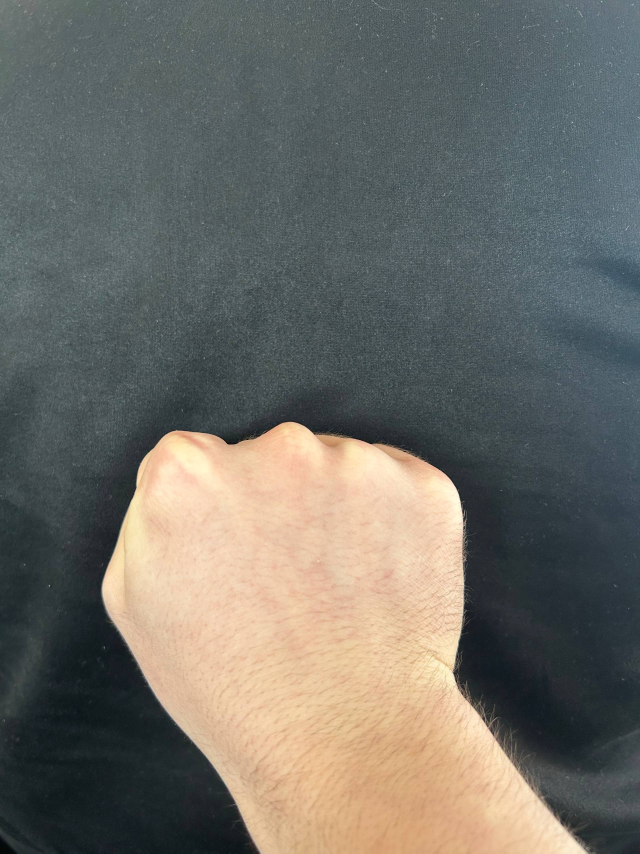
#> input picture seminars/seminar_06/data/fing0.jpg, 1920 x 2560 px (shown at 1/3 size)
$ jupyter execute --allow-errors Seminar_6.ipynb   (older library calls are emulated)
#> lines starting #> are read from the running program, lines starting #| are printed output that depends on the picture; after the words box and inside, x2 and y2 are one past the last pixel; in counts of white or black regions, pixels touching at a corner belong together
# Семинар 6 - Классические алгоритмы сегментации изображения и обнаружения объектов

**Данный семинар содержит ДЗ**

***

[cell 1]
import random as rng

import cv2
import numpy as np
import matplotlib.pyplot as plt

rng.seed(12345)

[cell 2]
# !mkdir -p data
# !wget https://github.com/opencv/opencv/raw/4.x/samples/data/cards.png -O data/cards.png

# Image Segmentation with Distance Transform and Watershed Algorithm

Источник - https://docs.opencv.org/3.4/d2/dbd/tutorial_distance_transform.html

В этом семинаре вы узнаете, как:

- Использовать `cv2.filter2D`, чтобы выполнить фильтрацию Лапласа для повышения резкости изображения.
- Использовать `cv2.distanceTransform`, чтобы получить производное представление двоичного изображения, где значение каждого пикселя заменяется его расстоянием до ближайшего пикселя фона.
- Использовать `cv2.watershed`, чтобы изолировать объекты на изображении от фона.

#> (a cell that did not finish here is left out)

#> (a cell that did not finish here is left out)

[cell 5]
# Create a kernel that we will use to sharpen our image
# an approximation of second derivative, a quite strong kernel
kernel = np.array(
    [[  1,  1,  1],
     [  1, -8,  1],
     [  1,  1,  1]], dtype=np.float32)
#> kernel = [[1, 1, 1], [1, -8, 1], [1, 1, 1]]
# do the laplacian filtering as it is
# well, we need to convert everything in something more deeper then CV_8U
# because the kernel has some negative values,
# and we can expect in general to have a Laplacian image with negative values
# BUT a 8bits unsigned int (the one we are working with) can contain values from 0 to 255
# so the possible negative number will be truncated
#> (the rest of this cell did not finish here and is left out)

### Бинаризация изображения

#> (a cell that did not finish here is left out)

### Distance transform

#> (a cell that did not finish here is left out)

#> (a cell that did not finish here is left out)

#> (a cell that did not finish here is left out)

### Алгоритм Watershed

#> (a cell that did not finish here is left out)

#> (a cell that did not finish here is left out)

# Домашнее задание: подсчет количества пальцев

**Это оцениваемое ДЗ**

Вам предлагается реализовать алгоритм, подсчитывающий количество пальцев.

Один из возможных вариантов решения:
- Получить бинаризованное изображение и найти контур руки;
- Построить выпуклый контур функцией `cv2.convexHull` - https://docs.opencv.org/3.4/d7/d1d/tutorial_hull.html
- Найти дефекты выпуклости контура функцией [`cv2.convexityDefects`](https://docs.opencv.org/3.4/d3/dc0/group__imgproc__shape.html#gada4437098113fd8683c932e0567f47ba)
- После некоторой фильтрации дефектов, их число будет напрямую коррелировать с числом пальцев.

**Требования:**
1. Продемонстрируйте работоспособность алгоритма на любом числе пальцев (от 0 до 5).
2. Используйте фото своей руки для демонстрации (предложенное фото лишь для отладки).

[cell 12]
def count_fingers(image):
    gray = cv2.GaussianBlur(cv2.cvtColor(image, cv2.COLOR_RGB2GRAY), (7, 7), 0)
    _, mask = cv2.threshold(gray, 0, 255, cv2.THRESH_BINARY + cv2.THRESH_OTSU)
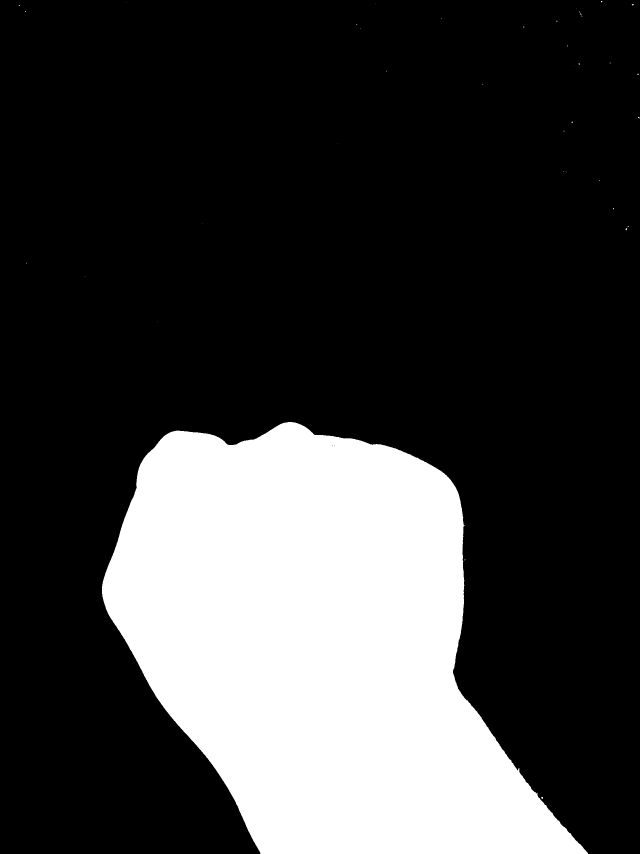
#> mask: shape (2560, 1920) (shown at 1/3 size); 24.5% white; 40 white regions (38 under 20 px), largest, box (x1, y1, x2, y2) and area: (306, 1266, 1764, 2560) 1203044, (1623, 2391, 1629, 2397) 25
    if gray[mask > 0].mean() < gray[mask == 0].mean():
        mask = cv2.bitwise_not(mask)
    mask = cv2.morphologyEx(mask, cv2.MORPH_OPEN, np.ones((5, 5), np.uint8))
#> mask: shape (2560, 1920); 24.5% white; 1 white region, box (x1, y1, x2, y2) and area: (306, 1266, 1762, 2560) 1202973
    contour = max(cv2.findContours(mask, cv2.RETR_EXTERNAL, cv2.CHAIN_APPROX_SIMPLE)[0], key=cv2.contourArea)
#> contour = contour of 1704 points, box (x1, y1, x2, y2) (306, 1266, 1762, 2560), area 1200850
    hull_idx = cv2.convexHull(contour, returnPoints=False)
#> hull_idx = 57 values, max 1703 at index 0, min 0 at index 56, mean 844.4
    hull = cv2.convexHull(contour)
#> hull = contour of 57 points, box (x1, y1, x2, y2) (306, 1266, 1762, 2560), area 1336356
    defects = cv2.convexityDefects(contour, hull_idx)
#> defects = 52 rows, first 6: [0, 162, 105, 14382], [162, 166, 165, 222], [166, 170, 167, 162], [170, 180, 171, 114], [180, 184, 181, 176], [184, 186, 185, 154]
    vis, count = image.copy(), 0
#> count = 0
    cv2.drawContours(vis, [contour], -1, (0, 255, 0), 2)
    cv2.drawContours(vis, [hull], -1, (255, 255, 0), 2)
    if defects is not None:
        for s, e, f, d in defects[:, 0]:
            a, b, c = contour[s, 0], contour[e, 0], contour[f, 0]
            ac, bc, ab = np.linalg.norm(a - c), np.linalg.norm(b - c), np.linalg.norm(a - b)
            angle = np.degrees(np.arccos(np.clip((ac**2 + bc**2 - ab**2) / (2 * ac * bc), -1, 1)))
            if angle < 90 and d > 20 * 256 and c[1] < 0.8 * image.shape[0]:
                count += 1
                cv2.circle(vis, tuple(c), 7, (255, 0, 255), -1)
                cv2.line(vis, tuple(a), tuple(c), (0, 255, 255), 2)
                cv2.line(vis, tuple(b), tuple(c), (0, 255, 255), 2)
#> this loop made 52 passes
#> (s, e, f, d, a, b, c, ac) on passes 1 to 10: (0, 162, 105, 14382, [864, 1266], [527, 1292], [700, 1335], 177.9), (162, 166, 165, 222, [527, 1292], [518, 1294], [522, 1294], 5.39), (166, 170, 167, 162, [518, 1294], [512, 1296], [517, 1295], 1.41), (170, 180, 171, 114, [512, 1296], [502, 1301], [511, 1297], 1.41), (180, 184, 181, 176, [502, 1301], [497, 1304], [500, 1303], 2.83), (184, 186, 185, 154, [497, 1304], [493, 1307], [494, 1307], 4.24), (187, 205, 198, 811, [480, 1320], [442, 1361], [463, 1343], 28.6), (205, 207, 206, 167, [442, 1361], [436, 1368], [442, 1362], 1), (207, 209, 208, 154, [436, 1368], [433, 1372], [436, 1369], 1), (209, 213, 210, 142, [433, 1372], [429, 1378], [433, 1373], 1)
#> after the loop, count = 0
    if count == 0:
        _, _, w, h = cv2.boundingRect(contour)
#> w = 1456; h = 1294
        return mask, vis, int(h / w > 1.35)
    return mask, vis, min(count + 1, 5)

[cell 13]
img = cv2.cvtColor(cv2.imread("data/fing0.jpg"), cv2.COLOR_BGR2RGB)
mask, vis, n_fingers = count_fingers(img)
#> n_fingers = 0

fig, axes = plt.subplots(1, 3, figsize=(15, 5))
axes[0].imshow(img)
axes[0].set_title("Исходное изображение")
axes[1].imshow(mask, cmap="gray")
axes[1].set_title("Бинарная маска")
axes[2].imshow(vis)
axes[2].set_title(f"Найдено пальцев: {n_fingers}")
for ax in axes:
    ax.axis("off")
plt.tight_layout()
print("Количество пальцев:", n_fingers)
#| Количество пальцев: 0

[cell 14]
img = cv2.cvtColor(cv2.imread("data/fing1.jpg"), cv2.COLOR_BGR2RGB)
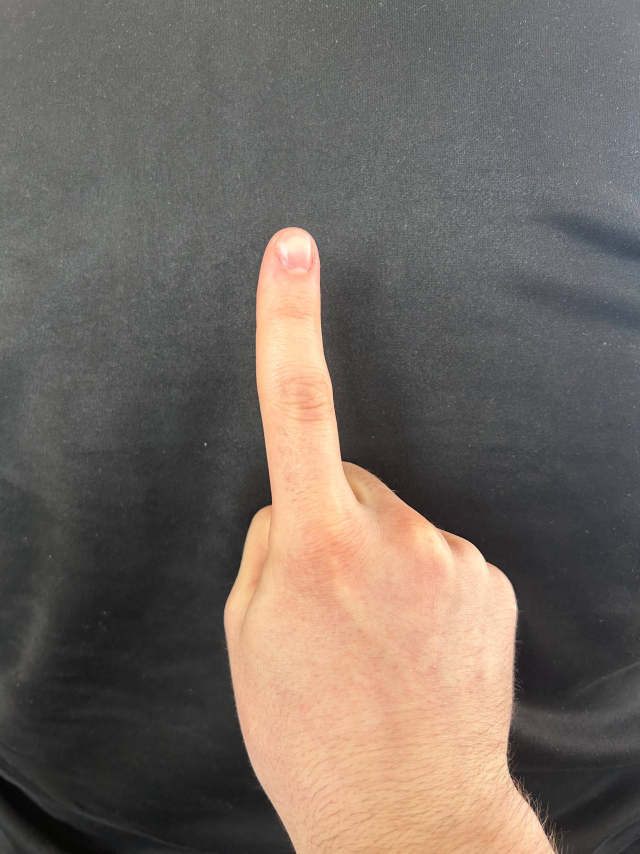
#> input picture seminars/seminar_06/data/fing1.jpg, 1920 x 2560 px (shown at 1/3 size)
mask, vis, n_fingers = count_fingers(img)
#> in count_fingers (call 2), `_, mask = cv2.threshold(gray, 0, 255, cv2.THRESH_BINARY + cv2.THRESH_O..`:
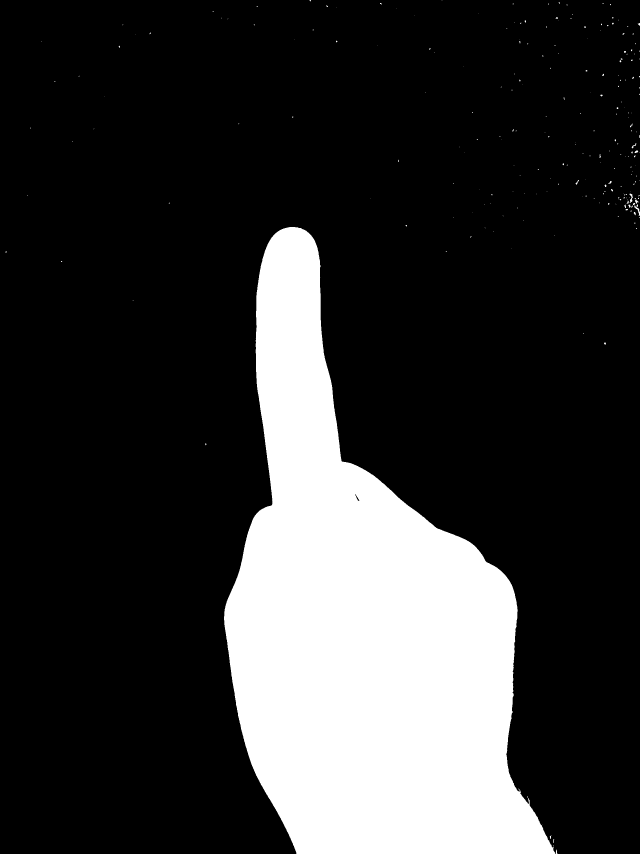
#> mask: shape (2560, 1920) (shown at 1/3 size); 20.3% white; 233 white regions (201 under 20 px), largest, box (x1, y1, x2, y2) and area: (672, 681, 1666, 2560) 994386, (1903, 613, 1920, 647) 166, (1888, 581, 1899, 609) 135
#> in count_fingers (call 2), `mask = cv2.morphologyEx(mask, cv2.MORPH_OPEN, np.ones((5, 5), np.uint8))`: mask: shape (2560, 1920); 20.2% white; 5 white regions, box (x1, y1, x2, y2) and area: (672, 681, 1665, 2560) 994268, (1916, 635, 1920, 647) 41, (1890, 598, 1896, 605) 40, (1907, 452, 1913, 458) 34, (1916, 70, 1920, 76) 23
#> in count_fingers (call 2), `contour = max(cv2.findContours(mask, cv2.RETR_EXTERNAL, cv2.CHAIN_APPR..`: contour = contour of 1646 points, box (x1, y1, x2, y2) (672, 681, 1665, 2560), area 991931
#> in count_fingers (call 2), `hull_idx = cv2.convexHull(contour, returnPoints=False)`: hull_idx = 55 values, max 1645 at index 0, min 0 at index 54, mean 601.6
#> in count_fingers (call 2), `hull = cv2.convexHull(contour)`: hull = contour of 55 points, box (x1, y1, x2, y2) (672, 681, 1665, 2560), area 1220149
#> in count_fingers (call 2), `defects = cv2.convexityDefects(contour, hull_idx)`: defects = 49 rows, first 6: [0, 2, 1, 201], [2, 8, 3, 186], [8, 12, 11, 190], [12, 20, 13, 114], [20, 24, 21, 142], [24, 26, 25, 154]
#> the loop in count_fingers (call 2), `for s, e, f, d in defects[:, 0]:` made 49 passes
#> (s, e, f, d, a, b, c, ac) on passes 1 to 11: (0, 2, 1, 201, [868, 681], [863, 682], [867, 682], 1.41), (2, 8, 3, 186, [863, 682], [851, 685], [862, 683], 1.41), (8, 12, 11, 190, [851, 685], [846, 687], [848, 687], 3.61), (12, 20, 13, 114, [846, 687], [838, 691], [845, 688], 1.41), (20, 24, 21, 142, [838, 691], [832, 695], [836, 693], 2.83), (24, 26, 25, 154, [832, 695], [828, 698], [829, 698], 4.24), (27, 29, 28, 164, [819, 707], [814, 713], [819, 708], 1), (29, 31, 30, 142, [814, 713], [812, 716], [814, 714], 1), (31, 39, 34, 176, [812, 716], [806, 726], [811, 719], 3.16), (39, 45, 40, 229, [806, 726], [802, 734], [806, 728], 2), (45, 51, 46, 202, [802, 734], [799, 741], [802, 736], 2)
#> (s, e, f, d) on passes 48 to 49: (1639, 1643, 1640, 333), (1643, 1645, 1644, 222)

fig, axes = plt.subplots(1, 3, figsize=(15, 5))
axes[0].imshow(img)
axes[0].set_title("Исходное изображение")
axes[1].imshow(mask, cmap="gray")
axes[1].set_title("Бинарная маска")
axes[2].imshow(vis)
axes[2].set_title(f"Найдено пальцев: {n_fingers}")
for ax in axes:
    ax.axis("off")
plt.tight_layout()
print("Количество пальцев:", n_fingers)
#| Количество пальцев: 1

[cell 15]
img = cv2.cvtColor(cv2.imread("data/fing2.jpg"), cv2.COLOR_BGR2RGB)
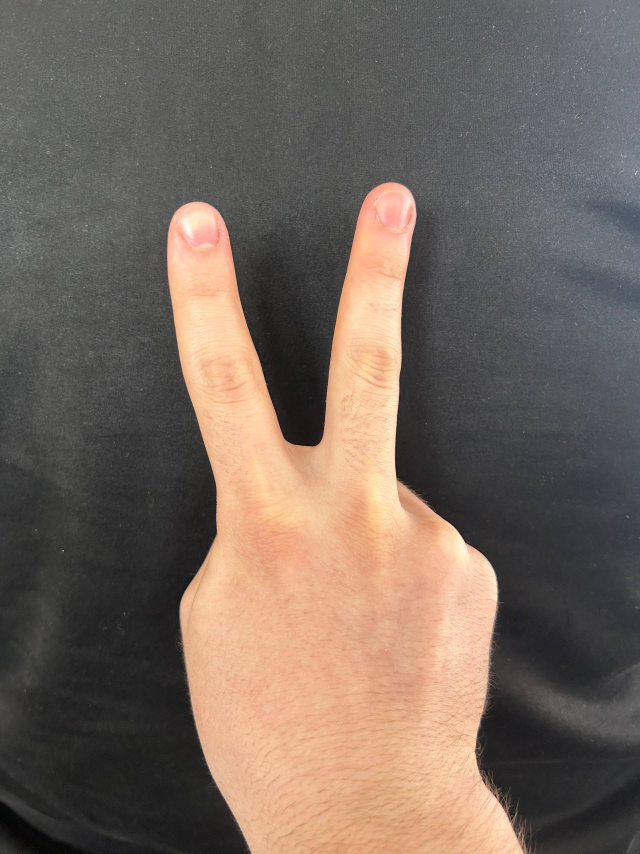
#> input picture seminars/seminar_06/data/fing2.jpg, 1920 x 2560 px (shown at 1/3 size)
mask, vis, n_fingers = count_fingers(img)
#> in count_fingers (call 3), `_, mask = cv2.threshold(gray, 0, 255, cv2.THRESH_BINARY + cv2.THRESH_O..`:
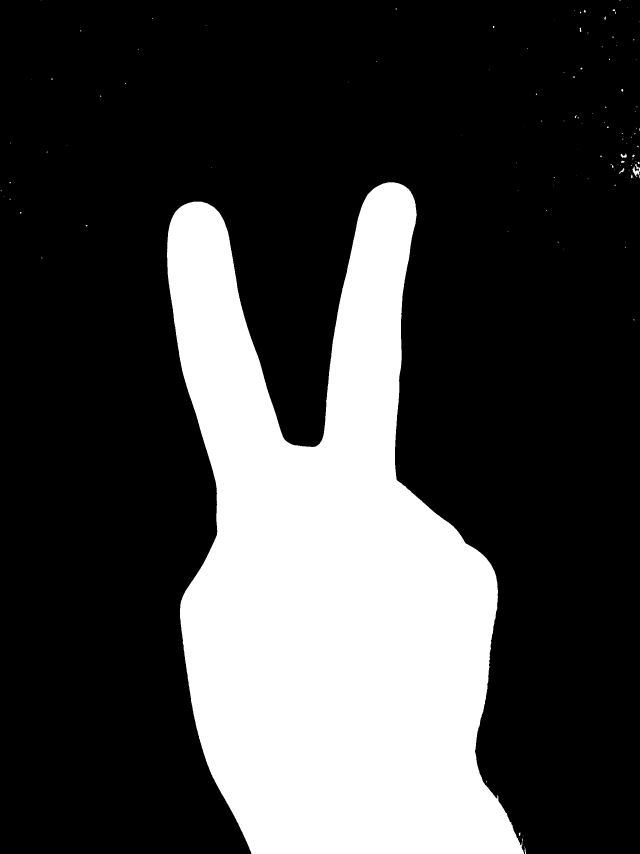
#> mask: shape (2560, 1920) (shown at 1/3 size); 26.3% white; 113 white regions (93 under 20 px), largest, box (x1, y1, x2, y2) and area: (501, 547, 1572, 2560) 1290468, (1897, 492, 1920, 530) 374, (1862, 461, 1880, 474) 132
#> in count_fingers (call 3), `mask = cv2.morphologyEx(mask, cv2.MORPH_OPEN, np.ones((5, 5), np.uint8))`: mask: shape (2560, 1920); 26.3% white; 4 white regions, box (x1, y1, x2, y2) and area: (501, 547, 1572, 2560) 1290364, (1898, 503, 1920, 525) 241, (1872, 466, 1880, 472) 46, (1865, 483, 1871, 488) 30
#> the loop in count_fingers (call 3), `for s, e, f, d in defects[:, 0]:` made 56 passes
#> (s, e, f, d) on passes 1 to 12: (0, 760, 321, 196614), (760, 762, 761, 201), (762, 766, 763, 186), (766, 770, 767, 162), (770, 774, 773, 190), (774, 784, 775, 114), (784, 786, 785, 142), (786, 788, 787, 160), (789, 791, 790, 142), (791, 797, 796, 191), (797, 801, 798, 114), (801, 809, 802, 208)

fig, axes = plt.subplots(1, 3, figsize=(15, 5))
axes[0].imshow(img)
axes[0].set_title("Исходное изображение")
axes[1].imshow(mask, cmap="gray")
axes[1].set_title("Бинарная маска")
axes[2].imshow(vis)
axes[2].set_title(f"Найдено пальцев: {n_fingers}")
for ax in axes:
    ax.axis("off")
plt.tight_layout()
print("Количество пальцев:", n_fingers)
#| Количество пальцев: 2

[cell 16]
img = cv2.cvtColor(cv2.imread("data/fing3.jpg"), cv2.COLOR_BGR2RGB)
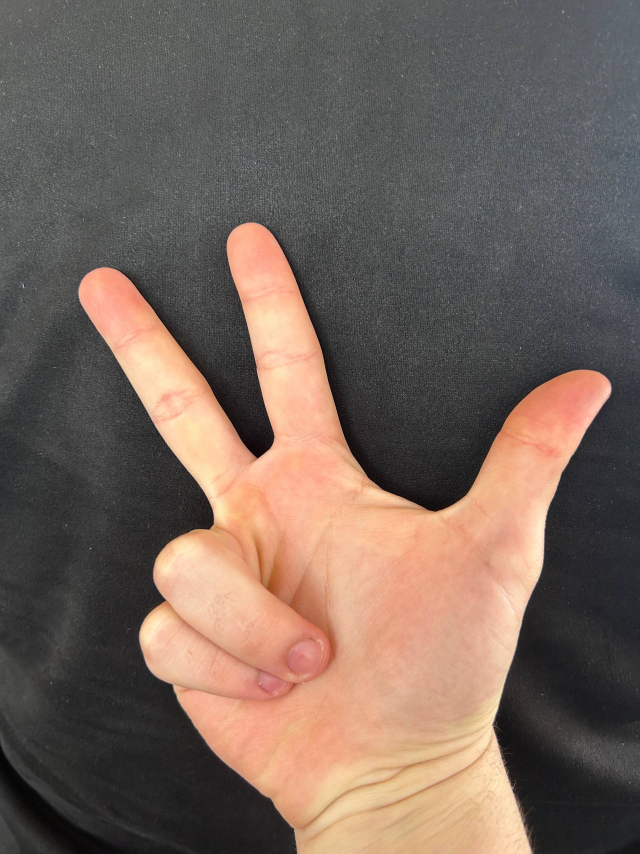
#> input picture seminars/seminar_06/data/fing3.jpg, 1920 x 2560 px (shown at 1/3 size)
mask, vis, n_fingers = count_fingers(img)
#> in count_fingers (call 4), `_, mask = cv2.threshold(gray, 0, 255, cv2.THRESH_BINARY + cv2.THRESH_O..`: mask: shape (2560, 1920); 29% white; 60 white regions (57 under 20 px), largest, box (x1, y1, x2, y2) and area: (235, 667, 1835, 2560) 1423566, (68, 852, 73, 865) 36, (9, 278, 14, 284) 21
#> in count_fingers (call 4), `mask = cv2.morphologyEx(mask, cv2.MORPH_OPEN, np.ones((5, 5), np.uint8))`: mask: shape (2560, 1920); 29% white; 1 white region, box (x1, y1, x2, y2) and area: (235, 667, 1834, 2560) 1423417

fig, axes = plt.subplots(1, 3, figsize=(15, 5))
axes[0].imshow(img)
axes[0].set_title("Исходное изображение")
axes[1].imshow(mask, cmap="gray")
axes[1].set_title("Бинарная маска")
axes[2].imshow(vis)
axes[2].set_title(f"Найдено пальцев: {n_fingers}")
for ax in axes:
    ax.axis("off")
plt.tight_layout()
print("Количество пальцев:", n_fingers)
#| Количество пальцев: 3

[cell 17]
img = cv2.cvtColor(cv2.imread("data/fing5.jpg"), cv2.COLOR_BGR2RGB)
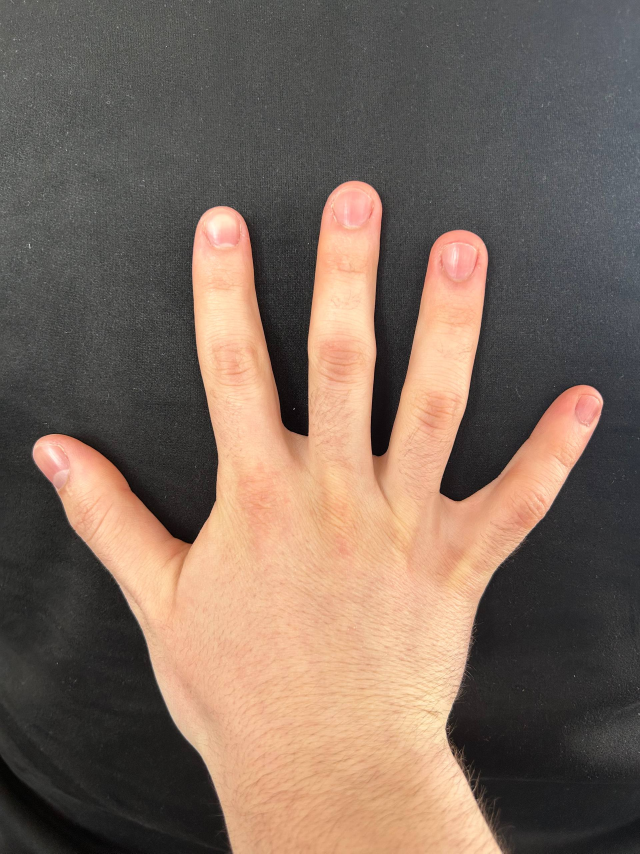
#> input picture seminars/seminar_06/data/fing5.jpg, 1920 x 2560 px (shown at 1/3 size)
mask, vis, n_fingers = count_fingers(img)
#> in count_fingers (call 5), `_, mask = cv2.threshold(gray, 0, 255, cv2.THRESH_BINARY + cv2.THRESH_O..`: mask: shape (2560, 1920); 33% white; 47 white regions (44 under 20 px), largest, box (x1, y1, x2, y2) and area: (98, 542, 1810, 2560) 1622231, (86, 731, 92, 746) 61, (47, 151, 52, 156) 21
#> in count_fingers (call 5), `mask = cv2.morphologyEx(mask, cv2.MORPH_OPEN, np.ones((5, 5), np.uint8))`: mask: shape (2560, 1920); 33% white; 1 white region, box (x1, y1, x2, y2) and area: (98, 542, 1810, 2560) 1622169
#> the loop in count_fingers (call 5), `for s, e, f, d in defects[:, 0]:` made 33 passes
#> (s, e, f, d) on passes 1 to 12: (0, 2, 1, 229), (2, 492, 201, 187790), (492, 496, 493, 201), (496, 502, 497, 162), (502, 506, 505, 190), (506, 512, 507, 114), (512, 516, 513, 142), (516, 518, 517, 167), (519, 523, 520, 154), (523, 1172, 862, 143560), (1172, 1174, 1173, 142), (1174, 1184, 1175, 114)
#> after the loop in count_fingers (call 5), `for s, e, f, d in defects[:, 0]:`:
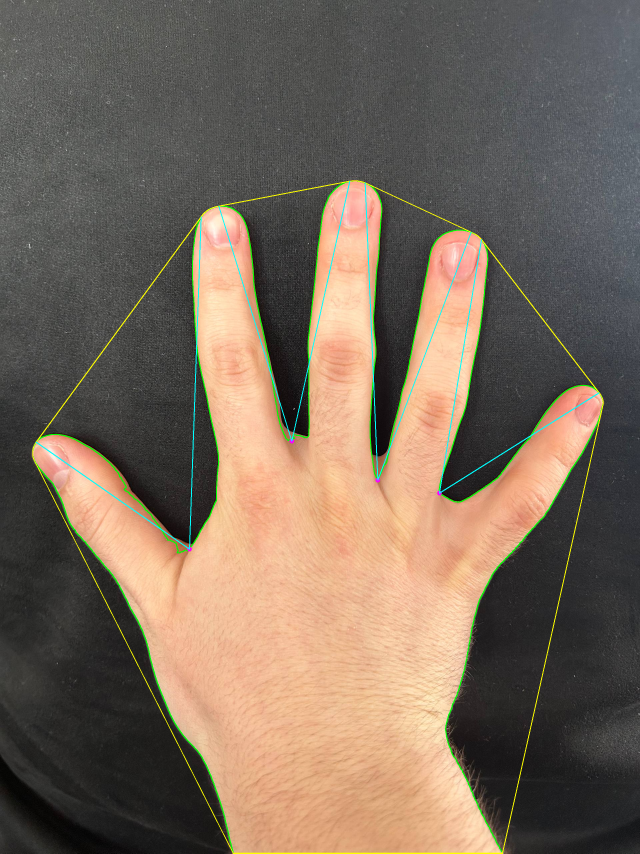
#> vis: shape (2560, 1920, 3) (shown at 1/3 size); mean R, G, B 121.9, 106.4, 92

fig, axes = plt.subplots(1, 3, figsize=(15, 5))
axes[0].imshow(img)
axes[0].set_title("Исходное изображение")
axes[1].imshow(mask, cmap="gray")
axes[1].set_title("Бинарная маска")
axes[2].imshow(vis)
axes[2].set_title(f"Найдено пальцев: {n_fingers}")
for ax in axes:
    ax.axis("off")
plt.tight_layout()
print("Количество пальцев:", n_fingers)
#| Количество пальцев: 5
